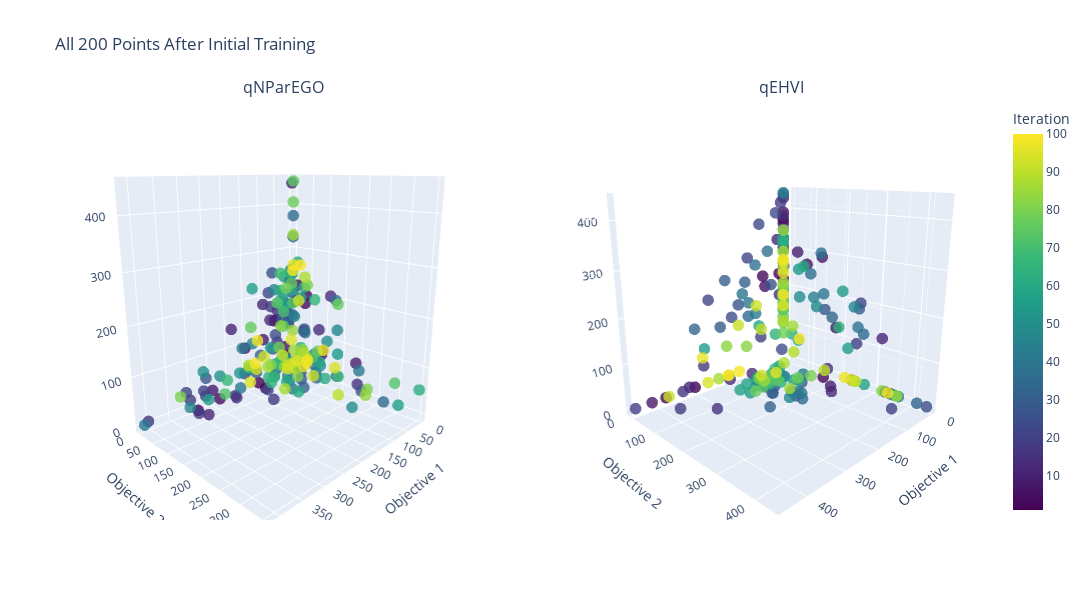

The notebook cell saved with this chart:
### Code cell
# Plot ALL points after initial training
fig = make_subplots(
    rows=1, cols=2,
    specs=[[{'type': 'scatter3d'}, {'type': 'scatter3d'}]],
    subplot_titles=("qNParEGO", "qEHVI")
)

batch_number = torch.cat([
    torch.zeros(n_initial),
    torch.arange(1, N_BATCH + 1).repeat(BATCH_SIZE, 1).t().reshape(-1),
]).numpy()

start_idx = n_initial
end_idx = len(train_obj_true_qparego)

alg_data = [
    (-train_obj_true_qparego[start_idx:end_idx], "qNParEGO"),
    (-train_obj_true_qehvi[start_idx:end_idx], "qEHVI"),
]

for col, (train_obj, name) in enumerate(alg_data, 1):
    obj_np = train_obj.cpu().numpy()

    scatter = go.Scatter3d(
        x=obj_np[:, 0], y=obj_np[:, 1], z=obj_np[:, 2],
        mode='markers',
        marker=dict(
            size=4,
            color=batch_number[start_idx:end_idx],
            colorscale='Viridis',
            opacity=0.8,
            colorbar=dict(title='Iteration') if col == 2 else None
        ),
        name=name,
        hovertemplate="<b>Obj1</b>: %{x:.2f}<br><b>Obj2</b>: %{y:.2f}<br><b>Obj3</b>: %{z:.2f}<extra></extra>"
    )

    fig.add_trace(scatter, row=1, col=col)
    fig.add_trace(pf_surface, row=1, col=col)

# Update layout
fig.update_layout(
    height=600,
    width=1200,
    scene1=dict(
        xaxis_title='Objective 1',
        yaxis_title='Objective 2',
        zaxis_title='Objective 3',
        camera=dict(eye=dict(x=1.5, y=1.5, z=0.6))
    ),
    scene2=dict(
        xaxis_title='Objective 1',
        yaxis_title='Objective 2',
        zaxis_title='Objective 3',
        camera=dict(eye=dict(x=1.5, y=1.5, z=0.6))
    ),
    showlegend=False,
    title_text=f'All {end_idx - start_idx} Points After Initial Training'
)

fig.show()


pio.write_html(fig, 'DTLZ1a candidates.html')

### Figure 1 — Plotly figure (JSON) as saved in the notebook; plotly's stock layout.template omitted (floating-point values rounded to 4 significant figures; data arrays with more than 128 entries replaced by an {"elided": "..."} marker saying what was removed)
{"data": [{"hovertemplate": "<b>Obj1</b>: %{x:.2f}<br><b>Obj2</b>: %{y:.2f}<br><b>Obj3</b>: %{z:.2f}<extra></extra>", "marker": {"color": {"elided": "200 float values"}, "colorscale": [[0, "#440154"], [0.1111, "#482878"], [0.2222, "#3e4989"], [0.3333, "#31688e"], [0.4444, "#26828e"], [0.5556, "#1f9e89"], [0.6667, "#35b779"], [0.7778, "#6ece58"], [0.8889, "#b5de2b"], [1, "#fde725"]], "opacity": 0.8, "size": 4}, "mode": "markers", "name": "qNParEGO", "scene": "scene", "type": "scatter3d", "x": {"elided": "200 float values"}, "y": {"elided": "200 float values"}, "z": {"elided": "200 float values"}}, {"color": "red", "colorscale": [[0, "rgb(255,245,240)"], [0.125, "rgb(254,224,210)"], [0.25, "rgb(252,187,161)"], [0.375, "rgb(252,146,114)"], [0.5, "rgb(251,106,74)"], [0.625, "rgb(239,59,44)"], [0.75, "rgb(203,24,29)"], [0.875, "rgb(165,15,21)"], [1, "rgb(103,0,13)"]], "intensity": {"elided": "1000 float values"}, "name": "Pareto Front", "opacity": 0.3, "scene": "scene", "showscale": false, "type": "mesh3d", "x": {"elided": "1000 float values"}, "y": {"elided": "1000 float values"}, "z": {"elided": "1000 float values"}}, {"hovertemplate": "<b>Obj1</b>: %{x:.2f}<br><b>Obj2</b>: %{y:.2f}<br><b>Obj3</b>: %{z:.2f}<extra></extra>", "marker": {"color": {"elided": "200 float values"}, "colorbar": {"title": {"text": "Iteration"}}, "colorscale": [[0, "#440154"], [0.1111, "#482878"], [0.2222, "#3e4989"], [0.3333, "#31688e"], [0.4444, "#26828e"], [0.5556, "#1f9e89"], [0.6667, "#35b779"], [0.7778, "#6ece58"], [0.8889, "#b5de2b"], [1, "#fde725"]], "opacity": 0.8, "size": 4}, "mode": "markers", "name": "qEHVI", "scene": "scene2", "type": "scatter3d", "x": {"elided": "200 float values"}, "y": {"elided": "200 float values"}, "z": {"elided": "200 float values"}}, {"color": "red", "colorscale": [[0, "rgb(255,245,240)"], [0.125, "rgb(254,224,210)"], [0.25, "rgb(252,187,161)"], [0.375, "rgb(252,146,114)"], [0.5, "rgb(251,106,74)"], [0.625, "rgb(239,59,44)"], [0.75, "rgb(203,24,29)"], [0.875, "rgb(165,15,21)"], [1, "rgb(103,0,13)"]], "intensity": {"elided": "1000 float values"}, "name": "Pareto Front", "opacity": 0.3, "scene": "scene2", "showscale": false, "type": "mesh3d", "x": {"elided": "1000 float values"}, "y": {"elided": "1000 float values"}, "z": {"elided": "1000 float values"}}], "layout": {"annotations": [{"font": {"size": 16}, "showarrow": false, "text": "qNParEGO", "x": 0.225, "xanchor": "center", "xref": "paper", "y": 1, "yanchor": "bottom", "yref": "paper"}, {"font": {"size": 16}, "showarrow": false, "text": "qEHVI", "x": 0.775, "xanchor": "center", "xref": "paper", "y": 1, "yanchor": "bottom", "yref": "paper"}], "height": 600, "scene": {"camera": {"eye": {"x": 1.5, "y": 1.5, "z": 0.6}}, "domain": {"x": [0, 0.45], "y": [0, 1]}, "xaxis": {"title": {"text": "Objective 1"}}, "yaxis": {"title": {"text": "Objective 2"}}, "zaxis": {"title": {"text": "Objective 3"}}}, "scene2": {"camera": {"eye": {"x": 1.5, "y": 1.5, "z": 0.6}}, "domain": {"x": [0.55, 1], "y": [0, 1]}, "xaxis": {"title": {"text": "Objective 1"}}, "yaxis": {"title": {"text": "Objective 2"}}, "zaxis": {"title": {"text": "Objective 3"}}}, "showlegend": false, "title": {"text": "All 200 Points After Initial Training"}, "width": 1200}}
